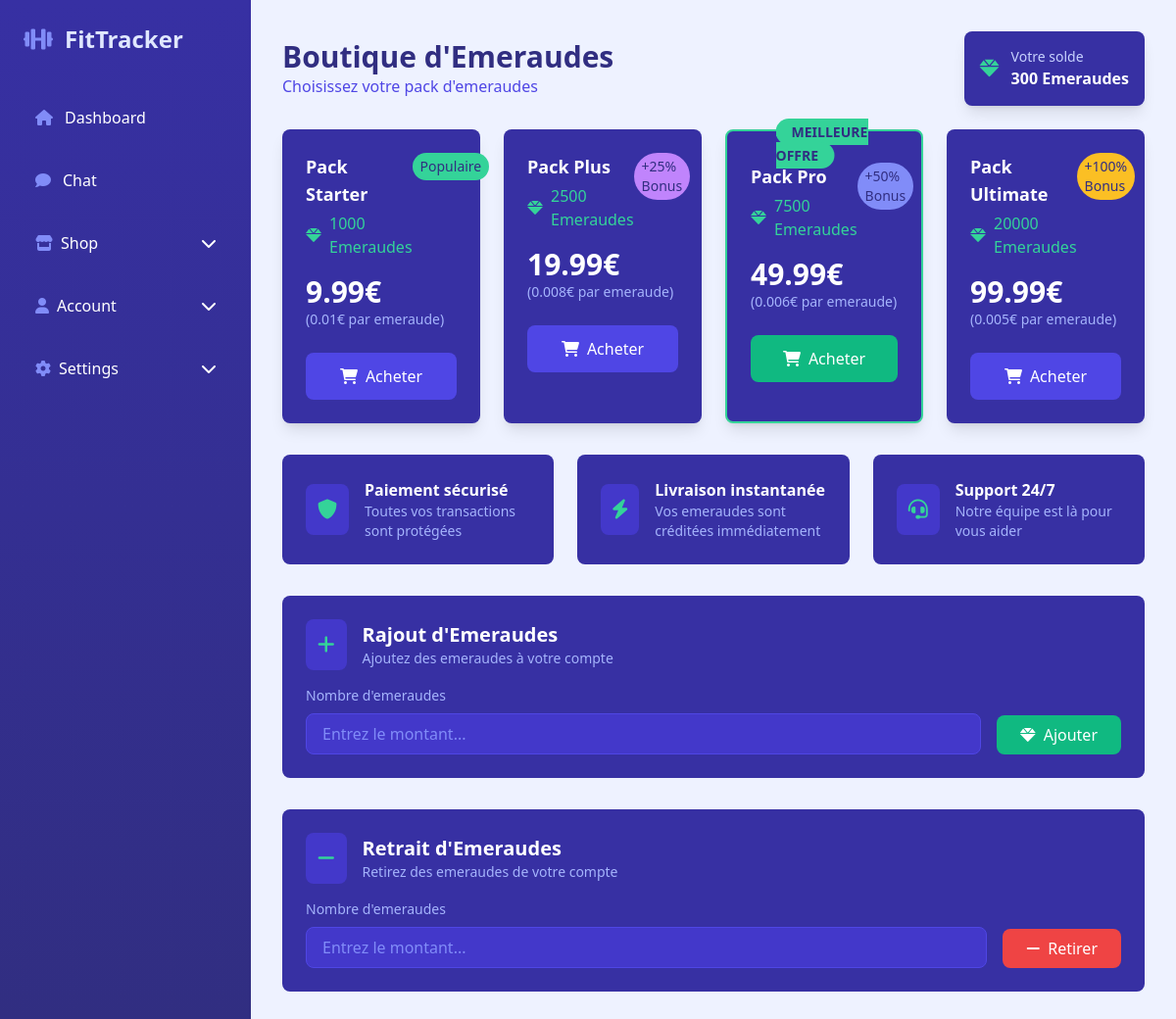
Before: /store (signed in) with the older database file.
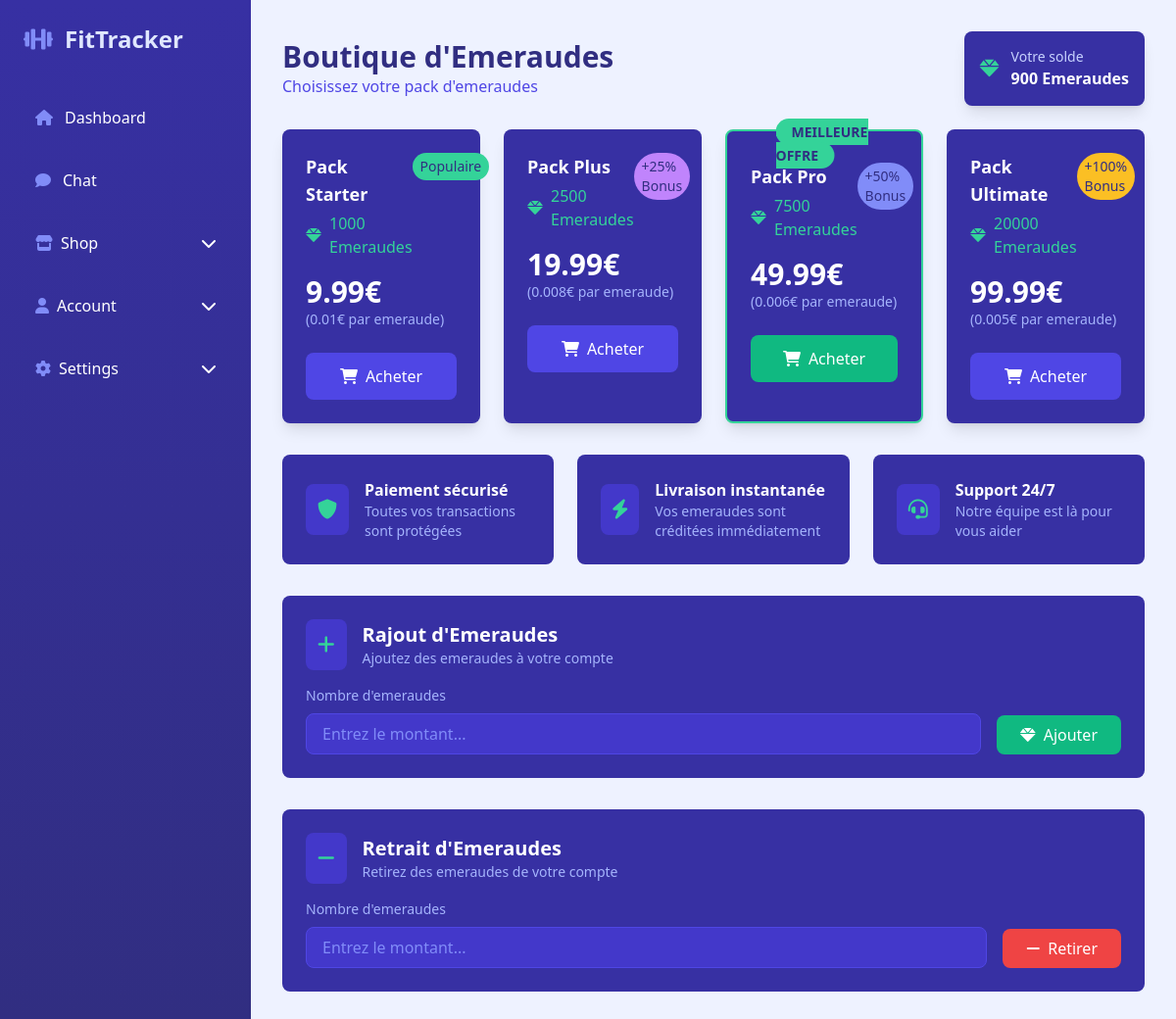
After: the same page with the newer database file.
### tables this page shows
CREATE TABLE users (
            id INTEGER PRIMARY KEY AUTOINCREMENT,
            username TEXT NOT NULL UNIQUE,
            email TEXT NOT NULL UNIQUE,
            password TEXT NOT NULL,
            created_at TIMESTAMP DEFAULT CURRENT_TIMESTAMP
        , emeralds INTEGER DEFAULT 0);

### main.py (the view)
@app.route('/store')
@login_required
def store():
    try:
        db = get_db()
        cursor = db.cursor()
        print(f"ID utilisateur: {session['user_id']}")
        user_data = cursor.execute('''
            SELECT id, username, email, emeralds
            FROM users
            WHERE id = ?
        ''', (session['user_id'],)).fetchone()
        print(f"Données utilisateur: {user_data}")
        if not user_data:
            print("Utilisateur non trouvé")
            return redirect(url_for('home'))
        user = dict(user_data)
        print(f"Données converties: {user}")
        return render_template('store.html', user=user)
    except Exception as e:
        print(f"Erreur détaillée: {str(e)}")
        return redirect(url_for('home'))
    finally:
        if 'db' in locals():
            db.close()

### templates/store.html (shortened to what this page needs)
{% extends "endblock.html" %}
{% block content %}
    <div class="ml-64 flex-1 bg-indigo-50 min-h-screen">
        <div class="p-8">
            <div class="flex justify-between items-center mb-6">
                <div>
                    <h1 class="text-3xl font-bold text-indigo-900">Boutique d'Emeraudes</h1>
                    <p class="text-indigo-600">Choisissez votre pack d'emeraudes</p>
                </div>
                <div class="bg-indigo-800 p-4 rounded-lg shadow-lg">
                    <div class="flex items-center gap-3">
                        <i class="fas fa-gem text-emerald-400 text-xl"></i>
                        <div>
                            <p class="text-indigo-200 text-sm">Votre solde</p>
                            <p class="text-white font-bold">{{ user.emeralds if user else 0 }} Emeraudes</p>
                        </div>
                    </div>
                </div>
            </div>
            <div class="grid grid-cols-1 md:grid-cols-2 lg:grid-cols-4 gap-6">
                <div class="bg-indigo-800 rounded-lg p-6 text-white shadow-lg hover:shadow-xl transition-all duration-300">
                    <div class="flex justify-between items-start mb-4">
                        <div>
                            <h3 class="text-lg font-semibold">Pack Starter</h3>
                            <p class="text-emerald-400 flex items-center gap-2 mt-1">
                                <i class="fas fa-gem"></i>
                                <span>1000 Emeraudes</span>
                            </p>
                        </div>
                        <span class="bg-emerald-400 text-indigo-900 px-2 py-1 rounded-full text-sm font-medium">
                            Populaire
                        </span>
                    </div>
                    <div class="mb-6">
                        <p class="text-3xl font-bold">9.99€</p>
                        <p class="text-indigo-300 text-sm">(0.01€ par emeraude)</p>
                    </div>
                    <button onclick="buyEmeralds('starter', 9.99, 1000)"
                            class="w-full bg-indigo-600 py-3 rounded-lg hover:bg-indigo-700 transition-all duration-300 flex items-center justify-center gap-2">
                        <i class="fas fa-shopping-cart"></i>
                        Acheter
                    </button>
                </div>
                <div class="bg-indigo-800 rounded-lg p-6 text-white shadow-lg hover:shadow-xl transition-all duration-300">
                    <div class="flex justify-between items-start mb-4">
                        <div>
                            <h3 class="text-lg font-semibold">Pack Plus</h3>
                            <p class="text-emerald-400 flex items-center gap-2 mt-1">
                                <i class="fas fa-gem"></i>
                                <span>2500 Emeraudes</span>
                            </p>
                        </div>
                        <span class="bg-purple-400 text-indigo-900 px-2 py-1 rounded-full text-sm font-medium">
                            +25% Bonus
                        </span>
                    </div>
                    <div class="mb-6">
                        <p class="text-3xl font-bold">19.99€</p>
                        <p class="text-indigo-300 text-sm">(0.008€ par emeraude)</p>
                    </div>
                    <button onclick="buyEmeralds('plus', 19.99, 2500)"
                            class="w-full bg-indigo-600 py-3 rounded-lg hover:bg-indigo-700 transition-all duration-300 flex items-center justify-center gap-2">
                        <i class="fas fa-shopping-cart"></i>
                        Acheter
                    </button>
                </div>
                <div class="bg-indigo-800 rounded-lg p-6 text-white shadow-lg hover:shadow-xl transition-all duration-300 relative border-2 border-emerald-400">
                    <div class="absolute -top-3 left-1/2 transform -translate-x-1/2">
                        <span class="bg-emerald-400 text-indigo-900 px-4 py-1 rounded-full text-sm font-bold">
                            MEILLEURE OFFRE
                        </span>
                    </div>
                    <div class="flex justify-between items-start mb-4 mt-2">
                        <div>
                            <h3 class="text-lg font-semibold">Pack Pro</h3>
                            <p class="text-emerald-400 flex items-center gap-2 mt-1">
                                <i class="fas fa-gem"></i>
                                <span>7500 Emeraudes</span>
                            </p>
                        </div>
                        <span class="bg-indigo-400 text-indigo-900 px-2 py-1 rounded-full text-sm font-medium">
                            +50% Bonus
                        </span>
                    </div>
                    <div class="mb-6">
                        <p class="text-3xl font-bold">49.99€</p>
                        <p class="text-indigo-300 text-sm">(0.006€ par emeraude)</p>
                    </div>
                    <button onclick="buyEmeralds('pro', 49.99, 7500)"
                            class="w-full bg-emerald-500 py-3 rounded-lg hover:bg-emerald-600 transition-all duration-300 flex items-center justify-center gap-2">
                        <i class="fas fa-shopping-cart"></i>
                        Acheter
                    </button>
                </div>
                <div class="bg-indigo-800 rounded-lg p-6 text-white shadow-lg hover:shadow-xl transition-all duration-300">
                    <div class="flex justify-between items-start mb-4">
                        <div>
                            <h3 class="text-lg font-semibold">Pack Ultimate</h3>
                            <p class="text-emerald-400 flex items-center gap-2 mt-1">
                                <i class="fas fa-gem"></i>
                                <span>20000 Emeraudes</span>
                            </p>
                        </div>
                        <span class="bg-amber-400 text-indigo-900 px-2 py-1 rounded-full text-sm font-medium">
                            +100% Bonus
                        </span>
                    </div>
                    <div class="mb-6">
                        <p class="text-3xl font-bold">99.99€</p>
                        <p class="text-indigo-300 text-sm">(0.005€ par emeraude)</p>
                    </div>
                    <button onclick="buyEmeralds('ultimate', 99.99, 20000)"
                            class="w-full bg-indigo-600 py-3 rounded-lg hover:bg-indigo-700 transition-all duration-300 flex items-center justify-center gap-2">
                        <i class="fas fa-shopping-cart"></i>
                        Acheter
                    </button>
                </div>
            </div>
            <div class="mt-8 grid grid-cols-1 md:grid-cols-3 gap-6">
                <div class="bg-indigo-800 rounded-lg p-6 text-white">
                    <div class="flex items-center gap-4">
                        <div class="bg-indigo-700 p-3 rounded-lg">
                            <i class="fas fa-shield-alt text-emerald-400 text-xl"></i>
                        </div>
                        <div>
                            <h3 class="font-semibold">Paiement sécurisé</h3>
                            <p class="text-indigo-300 text-sm">Toutes vos transactions sont protégées</p>
                        </div>
                    </div>
                </div>
                <div class="bg-indigo-800 rounded-lg p-6 text-white">
                    <div class="flex items-center gap-4">
                        <div class="bg-indigo-700 p-3 rounded-lg">
                            <i class="fas fa-bolt text-emerald-400 text-xl"></i>
                        </div>
                        <div>
                            <h3 class="font-semibold">Livraison instantanée</h3>
                            <p class="text-indigo-300 text-sm">Vos emeraudes sont créditées immédiatement</p>
                        </div>
                    </div>
                </div>
                <div class="bg-indigo-800 rounded-lg p-6 text-white">
                    <div class="flex items-center gap-4">
                        <div class="bg-indigo-700 p-3 rounded-lg">
                            <i class="fas fa-headset text-emerald-400 text-xl"></i>
                        </div>
                        <div>
                            <h3 class="font-semibold">Support 24/7</h3>
                            <p class="text-indigo-300 text-sm">Notre équipe est là pour vous aider</p>
                        </div>
                    </div>
                </div>
            </div>
            <div class="mt-8">
                <div class="bg-indigo-800 rounded-lg p-6 text-white">
                    <div class="flex items-center gap-4 mb-4">
                        <div class="bg-indigo-700 p-3 rounded-lg">
                            <i class="fas fa-plus text-emerald-400 text-xl"></i>
                        </div>
                        <div>
                            <h3 class="font-semibold text-xl">Rajout d'Emeraudes</h3>
                            <p class="text-indigo-300 text-sm">Ajoutez des emeraudes à votre compte</p>
                        </div>
                    </div>
                    <div class="flex gap-4 items-end">
                        <div class="flex-1">
                            <label for="emeraldsInput" class="block text-indigo-300 text-sm mb-2">Nombre d'emeraudes</label>
                            <input type="number"
                                   id="emeraldsInput"
                                   min="1"
                                   placeholder="Entrez le montant..."
                                   class="w-full bg-indigo-700 border border-indigo-600 rounded-lg px-4 py-2 text-white placeholder-indigo-400 focus:outline-none focus:ring-2 focus:ring-emerald-400">
                        </div>
                        <button onclick="addEmeralds()"
                                class="bg-emerald-500 hover:bg-emerald-600 transition-colors px-6 py-2 rounded-lg flex items-center gap-2">
                            <i class="fas fa-gem"></i>
                            Ajouter
                        </button>
                    </div>
                </div>
            </div>
            <div class="mt-8">
                <div class="bg-indigo-800 rounded-lg p-6 text-white">
                    <div class="flex items-center gap-4 mb-4">
                        <div class="bg-indigo-700 p-3 rounded-lg">
                            <i class="fas fa-minus text-emerald-400 text-xl"></i>
                        </div>
                        <div>
                            <h3 class="font-semibold text-xl">Retrait d'Emeraudes</h3>
                            <p class="text-indigo-300 text-sm">Retirez des emeraudes de votre compte</p>
                        </div>
                    </div>
                    <div class="flex gap-4 items-end">
                        <div class="flex-1">
                            <label for="emeraldsInput" class="block text-indigo-300 text-sm mb-2">Nombre d'emeraudes</label>
                            <input type="number"
                                   id="emeraldsInput"
                                   min="1"
                                   placeholder="Entrez le montant..."
                                   class="w-full bg-indigo-700 border border-indigo-600 rounded-lg px-4 py-2 text-white placeholder-indigo-400 focus:outline-none focus:ring-2 focus:ring-emerald-400">
                        </div>
                        <button onclick="removeEmeralds()"
                                class="bg-red-500 hover:bg-red-600 transition-colors px-6 py-2 rounded-lg flex items-center gap-2">
                            <i class="fas fa-minus"></i>
                            Retirer
                        </button>
                    </div>
                </div>
            </div>
        </div>
    </div>
    {% endblock %}

### templates/endblock.html (shortened to what this page needs)
<!DOCTYPE html>
<html lang="en">
<head>
    {% block head %}
    <link rel="stylesheet" href="https://cdnjs.cloudflare.com/ajax/libs/font-awesome/6.0.0/css/all.min.css">
    <script src="https://cdn.tailwindcss.com"></script>
    {% endblock %}
</head>
<body class="flex bg-gray-100">
    {% block sidebar %}
    <nav class="w-64 h-screen bg-gradient-to-b from-indigo-800 to-indigo-900 text-white fixed left-0 top-0">
        <div class="p-6">
            <div class="flex items-center gap-3 text-2xl font-bold mb-10">
                <i class="fas fa-dumbbell text-indigo-400"></i>
                <span class="text-indigo-100">FitTracker</span>
            </div>
            <ul class="space-y-4">
                <li>
                    <a href="{{ url_for('dashboard') }}" class="flex items-center gap-3 p-3 rounded-lg hover:bg-indigo-700/50 transition-all duration-200">
                        <i class="fas fa-home text-indigo-400"></i>
                        <span>Dashboard</span>
                    </a>
                </li>
                <li>
                    <a href="{{ url_for('chat') }}" class="flex items-center gap-3 p-3 rounded-lg hover:bg-indigo-700/50 transition-all duration-200">
                        <i class="fas fa-comment text-indigo-400"></i>
                        <span>Chat</span>
                    </a>
                </li>
                <li class="relative group">
                    <button class="flex items-center justify-between w-full p-3 rounded-lg hover:bg-indigo-700/50 transition-all duration-200">
                        <div class="flex items-center gap-2">
                            <i class="fas fa-store text-indigo-400"></i>
                            <span>Shop</span>
                        </div>
                        <i class="fas fa-chevron-down"></i>
                    </button>
                </li>
                <li class="relative group">
                    <button class="flex items-center justify-between w-full p-3 rounded-lg hover:bg-indigo-700/50 transition-all duration-200">
                        <div class="flex items-center gap-2">
                            <i class="fas fa-user text-indigo-400"></i>
                            <span>Account</span>
                        </div>
                        <i class="fas fa-chevron-down"></i>
                    </button>
                </li>
                <li class="relative group">
                    <button class="flex items-center justify-between w-full p-3 rounded-lg hover:bg-indigo-700/50 transition-all duration-200">
                        <div class="flex items-center gap-2">
                            <i class="fas fa-cog text-indigo-400"></i>
                            <span>Settings</span>
                        </div>
                        <i class="fas fa-chevron-down"></i>
                    </button>
                </li>
            </ul>
        </div>
    </nav>
    {% endblock %}
    {% block content %}{% endblock %}
</body>
</html>

Changed rows visible on the page:
changed users: emeralds "300" → "900"
